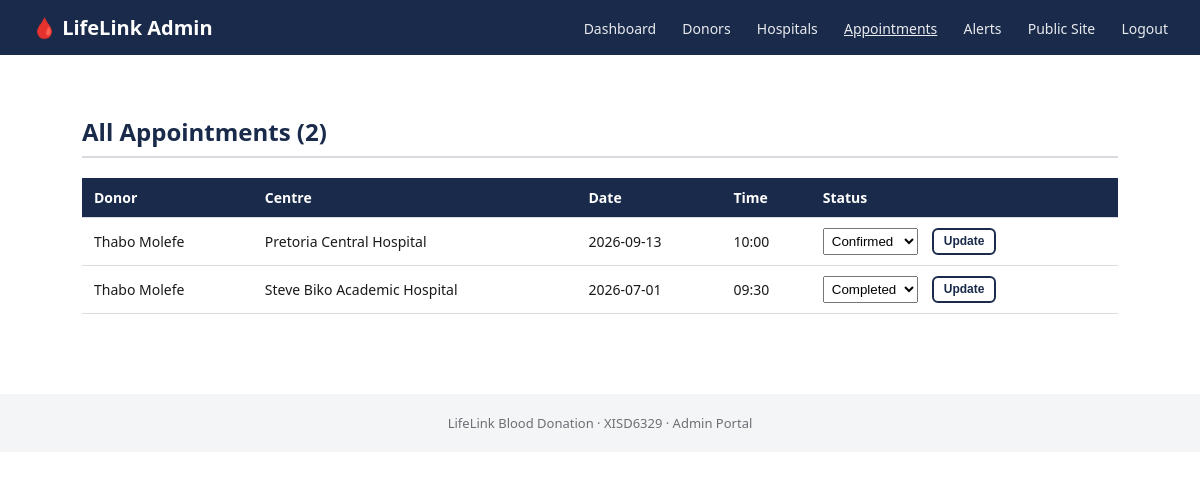
The page /admin/appointments.php (signed in) on the database as committed earlier.
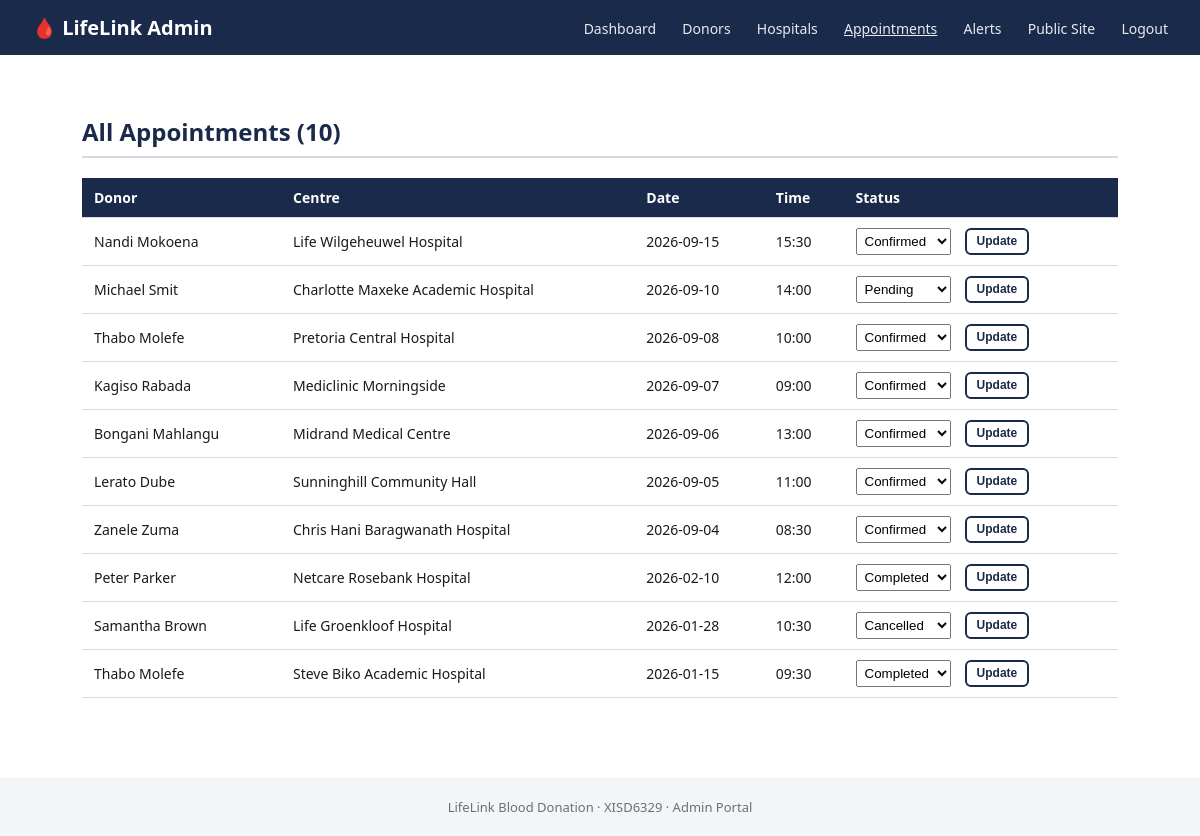
The same page on the database as committed later.
### tables this page shows
CREATE TABLE appointments (
  appointment_id INT AUTO_INCREMENT PRIMARY KEY,
  donor_id INT NOT NULL,
  hospital_id INT NOT NULL,
  scheduled_date DATE NOT NULL,
  scheduled_time TIME NOT NULL,
  donation_type VARCHAR(20) NOT NULL DEFAULT 'WholeBlood',
  status VARCHAR(20) NOT NULL DEFAULT 'Confirmed',  
  notes VARCHAR(255),
  created_at TIMESTAMP NOT NULL DEFAULT CURRENT_TIMESTAMP,
  FOREIGN KEY (donor_id) REFERENCES donors(donor_id) ON DELETE CASCADE,
  FOREIGN KEY (hospital_id) REFERENCES hospitals(hospital_id)
);

CREATE TABLE donors (
  donor_id INT AUTO_INCREMENT PRIMARY KEY,
  first_name VARCHAR(60) NOT NULL,
  last_name VARCHAR(60) NOT NULL,
  email VARCHAR(150) NOT NULL UNIQUE,
  password VARCHAR(255) NOT NULL,
  google_id VARCHAR(255) NULL,
  phone VARCHAR(30),
  date_of_birth DATE,
  gender VARCHAR(20),
  address VARCHAR(255),
  blood_type_id INT NOT NULL,
  last_donation_date DATE NULL,
  is_active TINYINT(1) NOT NULL DEFAULT 1,
  created_at TIMESTAMP NOT NULL DEFAULT CURRENT_TIMESTAMP,
  FOREIGN KEY (blood_type_id) REFERENCES blood_types(blood_type_id)
);

CREATE TABLE hospitals (
  hospital_id INT AUTO_INCREMENT PRIMARY KEY,
  hospital_name VARCHAR(150) NOT NULL,
  address VARCHAR(255) NOT NULL,
  latitude DECIMAL(10,6),
  longitude DECIMAL(10,6),
  contact_email VARCHAR(150),
  contact_phone VARCHAR(30),
  operating_hours VARCHAR(100),
  is_approved TINYINT(1) NOT NULL DEFAULT 1
);

### admin/appointments.php (the view, shortened to what this page needs)
<?php
$pdo = db();
$appointments = $pdo->query(
    "SELECT a.appointment_id, d.first_name, d.last_name, h.hospital_name, a.scheduled_date, a.scheduled_time, a.status
     FROM appointments a
     JOIN donors d ON d.donor_id = a.donor_id
     JOIN hospitals h ON h.hospital_id = a.hospital_id
     ORDER BY a.scheduled_date DESC, a.scheduled_time DESC"
)->fetchAll();
$statuses = ['Pending', 'Confirmed', 'Completed', 'Cancelled'];
include __DIR__ . '/../includes/admin_header.php';
?>
  <div class="section">
    <h2>All Appointments (<?= count($appointments) ?>)</h2>
    <table>
      <tr><th>Donor</th><th>Centre</th><th>Date</th><th>Time</th><th>Status</th></tr>
      <?php foreach ($appointments as $a): ?>
        <tr>
          <td><?= htmlspecialchars($a['first_name'] . ' ' . $a['last_name']) ?></td>
          <td><?= htmlspecialchars($a['hospital_name']) ?></td>
          <td><?= htmlspecialchars($a['scheduled_date']) ?></td>
          <td><?= htmlspecialchars(substr($a['scheduled_time'], 0, 5)) ?></td>
          <td>
            <form action="appointments.php" method="post" style="display:flex; gap:6px;">
              <select name="status" style="padding:4px;">
                <?php foreach ($statuses as $s): ?>
                  <option value="<?= $s ?>" <?= $s === $a['status'] ? 'selected' : '' ?>><?= $s ?></option>
                <?php endforeach; ?>
              </select>
              <button type="submit" class="btn btn-outline" style="padding:4px 10px; font-size:12px;">Update</button>
            </form>
          </td>
        </tr>
      <?php endforeach; ?>
    </table>
  </div>
<?php include __DIR__ . '/../includes/admin_footer.php'; ?>

Rows that differ between the two databases and show on the page:
added appointments: donor.last_name "Nandi Mokoena", hospital.hospital_name "Life Wilgeheuwel Hospital", scheduled_date "2026-09-15", scheduled_time "15:30", status "Confirmed"
added appointments: donor.last_name "Michael Smit", hospital.hospital_name "Charlotte Maxeke Academic Hospital", scheduled_date "2026-09-10", scheduled_time "14:00", status "Pending"
changed appointments "Pretoria Central Hospital": scheduled_date "2026-09-13" → "2026-09-08"
added appointments: donor.last_name "Kagiso Rabada", hospital.hospital_name "Mediclinic Morningside", scheduled_date "2026-09-07", scheduled_time "09:00", status "Confirmed"
added appointments: donor.last_name "Bongani Mahlangu", hospital.hospital_name "Midrand Medical Centre", scheduled_date "2026-09-06", scheduled_time "13:00", status "Confirmed"
added appointments: donor.last_name "Lerato Dube", hospital.hospital_name "Sunninghill Community Hall", scheduled_date "2026-09-05", scheduled_time "11:00", status "Confirmed"
added appointments: donor.last_name "Zanele Zuma", hospital.hospital_name "Chris Hani Baragwanath Hospital", scheduled_date "2026-09-04", scheduled_time "08:30", status "Confirmed"
added appointments: donor.last_name "Peter Parker", hospital.hospital_name "Netcare Rosebank Hospital", scheduled_date "2026-02-10", scheduled_time "12:00", status "Completed"
added appointments: donor.last_name "Samantha Brown", hospital.hospital_name "Life Groenkloof Hospital", scheduled_date "2026-01-28", scheduled_time "10:30", status "Cancelled"
changed appointments "Steve Biko Academic Hospital": scheduled_date "2026-07-01" → "2026-01-15"
Other text that changed with them:
count($appointments): "2" → "10"
